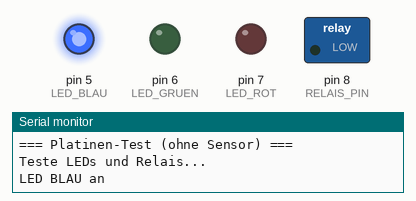
Simulated run of this sketch. Board: Arduino Uno, built with avr-gcc and run on an emulated ATmega328P. Parts: switched loads named in the sketch (green lamp = pin HIGH), output pins drawn as LEDs (lit = HIGH), the last lines printed to the serial monitor.

Above: at 0.5 s.
At 2.5 s:
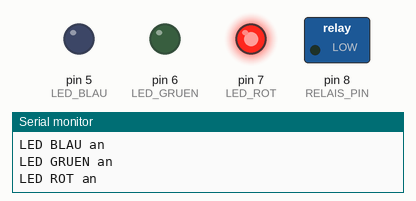
At 4.0 s:
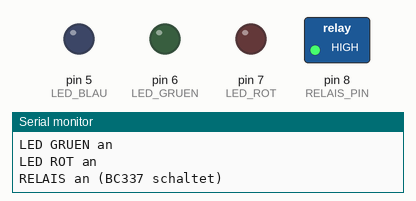
At 6.0 s:
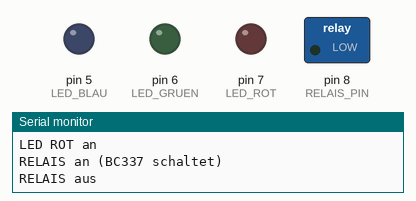
At 8.5 s:
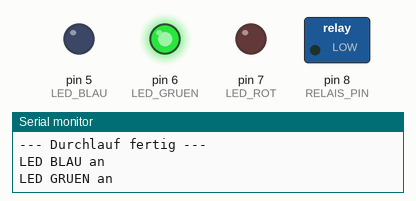
Timing chart, 0 to 9.1 s (numbered marks = the images above):
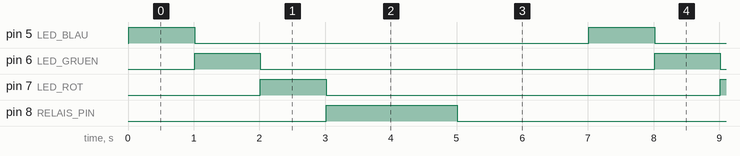

Measured:
- by itself, pin 5 (LED_BLAU), pin 6 (LED_GRUEN), pin 7 (LED_ROT): alternates HIGH for 1.0 s and LOW for 6.0 s
- by itself, pin 8 (RELAIS_PIN): alternates HIGH for 2.0 s and LOW for 5.0 s
- by itself, everything shown: repeats every 7.0 s, in 5 steps

The sketch:

platinen_test.ino
```cpp
// ============================================
// Platinen-Test OHNE Sensor
// Testet LEDs und Relais/BC337
// ============================================

#define LED_BLAU   5
#define LED_GRUEN  6
#define LED_ROT    7
#define RELAIS_PIN 8

void setup() {
  Serial.begin(9600);
  pinMode(LED_BLAU, OUTPUT);
  pinMode(LED_GRUEN, OUTPUT);
  pinMode(LED_ROT, OUTPUT);
  pinMode(RELAIS_PIN, OUTPUT);

  Serial.println(F("=== Platinen-Test (ohne Sensor) ==="));
  Serial.println(F("Teste LEDs und Relais..."));
  Serial.println();
}

void loop() {
  // LED Blau
  Serial.println(F("LED BLAU an"));
  digitalWrite(LED_BLAU, HIGH);
  delay(1000);
  digitalWrite(LED_BLAU, LOW);

  // LED Gruen
  Serial.println(F("LED GRUEN an"));
  digitalWrite(LED_GRUEN, HIGH);
  delay(1000);
  digitalWrite(LED_GRUEN, LOW);

  // LED Rot
  Serial.println(F("LED ROT an"));
  digitalWrite(LED_ROT, HIGH);
  delay(1000);
  digitalWrite(LED_ROT, LOW);

  // Relais (nur testen wenn 24V Netzteil dran!)
  Serial.println(F("RELAIS an (BC337 schaltet)"));
  digitalWrite(RELAIS_PIN, HIGH);
  delay(2000);

  Serial.println(F("RELAIS aus"));
  digitalWrite(RELAIS_PIN, LOW);
  delay(2000);

  Serial.println(F("--- Durchlauf fertig ---"));
  Serial.println();
}
```
